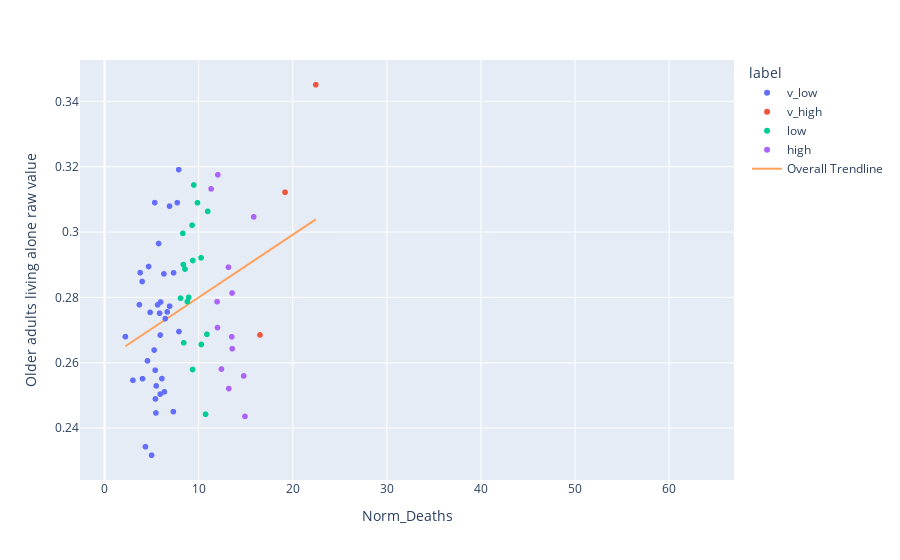

Notebook code cell kept with this figure:
### Code cell
px.scatter(super_df, x="Norm_Deaths", y='Older adults living alone raw value', trendline="ols",color='label',trendline_scope="overall")

### Figure 1 — Plotly figure (JSON) as saved in the notebook; plotly's stock layout.template omitted (floating-point values rounded to 4 significant figures; data arrays with more than 128 entries replaced by an {"elided": "..."} marker saying what was removed)
{"data": [{"hovertemplate": "label=v_low<br>Norm_Deaths=%{x}<br>Older adults living alone raw value=%{y}<extra></extra>", "legendgroup": "v_low", "marker": {"color": "#636efa", "symbol": "circle"}, "mode": "markers", "name": "v_low", "showlegend": true, "type": "scattergl", "x": {"elided": "735 float values"}, "xaxis": "x", "y": {"elided": "735 float values"}, "yaxis": "y"}, {"hovertemplate": "label=v_high<br>Norm_Deaths=%{x}<br>Older adults living alone raw value=%{y}<extra></extra>", "legendgroup": "v_high", "marker": {"color": "#EF553B", "symbol": "circle"}, "mode": "markers", "name": "v_high", "showlegend": true, "type": "scattergl", "x": {"elided": "572 float values"}, "xaxis": "x", "y": {"elided": "572 float values"}, "yaxis": "y"}, {"hovertemplate": "label=low<br>Norm_Deaths=%{x}<br>Older adults living alone raw value=%{y}<extra></extra>", "legendgroup": "low", "marker": {"color": "#00cc96", "symbol": "circle"}, "mode": "markers", "name": "low", "showlegend": true, "type": "scattergl", "x": {"elided": "557 float values"}, "xaxis": "x", "y": {"elided": "557 float values"}, "yaxis": "y"}, {"hovertemplate": "label=high<br>Norm_Deaths=%{x}<br>Older adults living alone raw value=%{y}<extra></extra>", "legendgroup": "high", "marker": {"color": "#ab63fa", "symbol": "circle"}, "mode": "markers", "name": "high", "showlegend": true, "type": "scattergl", "x": {"elided": "663 float values"}, "xaxis": "x", "y": {"elided": "663 float values"}, "yaxis": "y"}, {"hovertemplate": "<b>OLS trendline</b><br>Older adults living alone raw value = 0.00191872 * Norm_Deaths + 0.260797<br>R<sup>2</sup>=0.108593<br><br>Norm_Deaths=%{x}<br>Older adults living alone raw value=%{y} <b>(trend)</b><extra></extra>", "legendgroup": "Overall Trendline", "line": {"color": "#FFA15A"}, "mode": "lines", "name": "Overall Trendline", "showlegend": true, "type": "scatter", "x": [2.218, 3.023, 3.707, 3.792, 4.003, 4.041, 4.349, 4.569, 4.685, 4.85, 5.002, 5.277, 5.342, 5.387, 5.412, 5.463, 5.499, 5.645, 5.75, 5.85, 5.918, 5.925, 5.959, 6.1, 6.315, 6.368, 6.457, 6.67, 6.912, 6.922, 7.316, 7.34, 7.726, 7.888, 7.911, 8.083, 8.325, 8.378, 8.42, 8.556, 8.806, 8.947, 9.307, 9.362, 9.388, 9.492, 9.88, 10.26, 10.29, 10.74, 10.88, 10.97, 11.33, 11.97, 12.01, 12.05, 12.43, 13.17, 13.21, 13.52, 13.55, 13.58, 14.79, 14.93, 15.85, 16.52, 19.18, 22.45], "xaxis": "x", "y": [0.2651, 0.2666, 0.2679, 0.2681, 0.2685, 0.2686, 0.2691, 0.2696, 0.2698, 0.2701, 0.2704, 0.2709, 0.271, 0.2711, 0.2712, 0.2713, 0.2713, 0.2716, 0.2718, 0.272, 0.2722, 0.2722, 0.2722, 0.2725, 0.2729, 0.273, 0.2732, 0.2736, 0.2741, 0.2741, 0.2748, 0.2749, 0.2756, 0.2759, 0.276, 0.2763, 0.2768, 0.2769, 0.277, 0.2772, 0.2777, 0.278, 0.2787, 0.2788, 0.2788, 0.279, 0.2798, 0.2805, 0.2805, 0.2814, 0.2817, 0.2818, 0.2825, 0.2838, 0.2838, 0.2839, 0.2846, 0.2861, 0.2861, 0.2867, 0.2868, 0.2868, 0.2892, 0.2894, 0.2912, 0.2925, 0.2976, 0.3039], "yaxis": "y"}], "layout": {"legend": {"title": {"text": "label"}, "tracegroupgap": 0}, "margin": {"t": 60}, "xaxis": {"anchor": "y", "domain": [0, 1], "title": {"text": "Norm_Deaths"}}, "yaxis": {"anchor": "x", "domain": [0, 1], "title": {"text": "Older adults living alone raw value"}}}}
